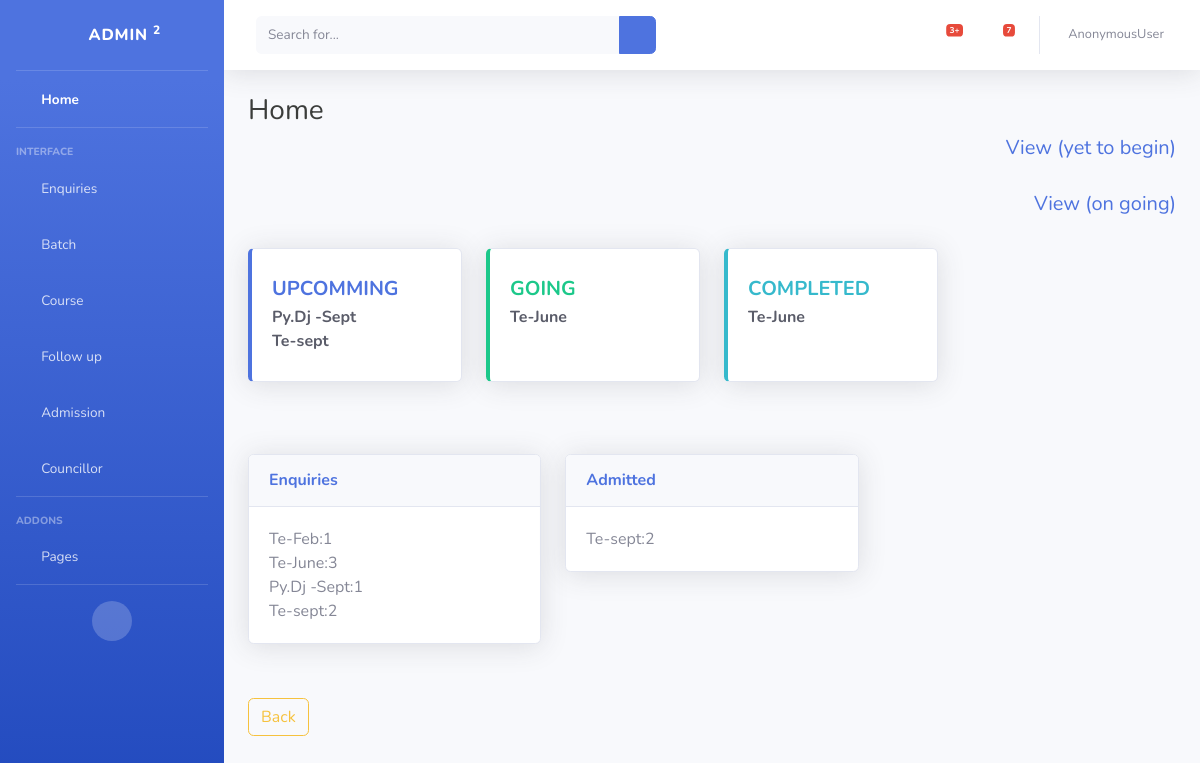
Page /enquiry/home on the committed database.
### enq/models.py (models this page shows, shortened)
class Batch(models.Model):
    Batch_code=models.CharField(max_length=120,unique=True)
    course_name=models.ForeignKey(Course,on_delete=models.CASCADE)
    Batch_Date=models.DateField()
    action=(('1','yet_to_begin'),
            ('2','started'),
            ('3','completed'))
    Batch_Status=models.CharField(max_length=120,choices=action)

### enq/views.py (the view)
# urls.py: path('home',DashBoard.as_view(),name="home"),
class DashBoard(TemplateView):
    model=Enquiry
    template_name = "enq/home.html"
    def get(self, request, *args, **kwargs):
        qs_yet=Enquiry.objects.filter(Batch_code__Batch_Status='1').values('Batch_code__Batch_Date','Batch_code__Batch_code').annotate(yet=(Count('enquiry_id')))
        qs_going=Enquiry.objects.filter(Batch_code__Batch_Status='2').values('Batch_code__Batch_Date','Batch_code__Batch_code').annotate(going=(Count('enquiry_id')))
        qs_complete=Enquiry.objects.filter(Batch_code__Batch_Status='2').values('Batch_code__Batch_Date','Batch_code__Batch_code').annotate(complete=(Count('enquiry_id')))
        qs=Enquiry.objects.filter(status='2',Batch_code__Batch_Status='1').values('Batch_code__Batch_Date','Batch_code__Batch_code').annotate(enq222=(Count('enquiry_id')))
        qs2=Enquiry.objects.all().values('Batch_code__Batch_Date','Batch_code__Batch_code','course__course_name').annotate(enqcount2=(Count('enquiry_id')))
        print(qs)
        context={}
        context["form"]=qs
        context["form2"]=qs2
        context["form3"]=qs_yet
        context["form4"]=qs_going
        context["form5"]=qs_complete
        return render(request, self.template_name, context)

### enq/templates/enq/home.html (shortened to what this page needs)
<!DOCTYPE html>
{% extends 'enq/base1.html' %}
{% block content %}
<h3>Home</h3>
<h5 align="right"><a href="{%url 'viewbatch' %}" >View (yet to begin)</a></h5><br>
<h5 align="right"><a href="{%url 'viewbatchgo' %}" >View (on going)</a></h5><br>
        <div class="row">
            <div class="col-xl-3 col-md-6 mb-4">
              <div class="card border-left-primary shadow h-100 py-2">
                <div class="card-body">
                  <div class="row no-gutters align-items-center">
                    <div class="col mr-2">
                      <div class=" h5 font-weight-bold text-primary text-uppercase mb-1">Upcomming</div>
                      {% for data in form3 %}
                        <div class="h8 mb-0 font-weight-bold text-gray-800">{{data.Batch_code__Batch_code}}</div>
                      {% endfor %}
                    </div>
                      <div class="col-auto">
                      <i class="fas fa-dollar-sign fa-2x text-gray-300">
                      </i>
                    </div>
                  </div>
                </div>
              </div>
            </div>
            <div class="col-xl-3 col-md-6 mb-4">
              <div class="card border-left-success shadow h-100 py-2">
                <div class="card-body">
                  <div class="row no-gutters align-items-center">
                    <div class="col mr-2">
                      <div class="h5 font-weight-bold text-success text-uppercase mb-1">Going</div>
                      {% for data in form4 %}
                        <div class="h8 mb-0 font-weight-bold text-gray-800">{{data.Batch_code__Batch_code}}</div>
                      {% endfor %}
                    </div>
                    <div class="col-auto">
                      <i class="fas fa-dollar-sign fa-2x text-gray-300"></i>
                    </div>
                  </div>
                </div>
              </div>
            </div>
            <div class="col-xl-3 col-md-6 mb-4">
              <div class="card border-left-info shadow h-100 py-2">
                <div class="card-body">
                  <div class="row no-gutters align-items-center">
                    <div class="col mr-2">
                      <div class="h5 font-weight-bold text-info text-uppercase mb-1">Completed</div>
                        {% for data in form4 %}
                        <div class="h8 mb-0 font-weight-bold text-gray-800">{{data.Batch_code__Batch_code}}</div>
                        {% endfor %}
                    </div>
                    <div class="col-auto">
                      <i class="fas fa-clipboard-list fa-2x text-gray-300"></i>
                    </div>
                  </div>
                </div>
              </div>
            </div>
            <div class="col-xl-3 col-md-6 mb-4">
            </div>
          </div><br><br>
        <div class="row">
            <div class="col-md-4">
              <div class="card shadow mb-4">
                <a href="#collapseCardExample" class="d-block card-header py-3" data-toggle="collapse" role="button" aria-expanded="true" aria-controls="collapseCardExample">
                  <h6 class="m-0 font-weight-bold text-primary">Enquiries</h6>
                </a>
                <div class="collapse show" id="collapseCardExample">
                  <div class="card-body">
                      {% for data in form2 %}
                        {{data.Batch_code__Batch_code}}:{{data.enqcount2}}<br>
                      {% endfor %}
                  </div>
                </div>
              </div>
            </div>
            <div class="col-md-4">
                <div class="card shadow mb-4">
                <a href="#collapseCardExample1" class="d-block card-header py-3" data-toggle="collapse" role="button" aria-expanded="true" aria-controls="collapseCardExample">
                  <h6 class="m-0 font-weight-bold text-primary">Admitted</h6>
                </a>
                <div class="collapse show" id="collapseCardExample1">
                  <div class="card-body">
                      {% for j in form %}
                        {{j.Batch_code__Batch_code}}:{{j.enq222}}<br>
                      {% endfor %}
                  </div>
                </div>
              </div>
            </div>
        </div>
<input type=button class="btn btn-outline-warning" style="margin-top: 30px;" value="Back" onClick="javascript:history.go(-1);">
{% endblock %}

### enq/templates/enq/home.html (style rules this page uses)
h3 { color:#3b3d3b; }

### rows in the picture
Batch: Batch_code__Batch_code "Py.Dj -Sept", enqcount2 "1"
Batch: Batch_code__Batch_code "Te-sept", enqcount2 "2", enq222 "2"
Batch: Batch_code__Batch_code "Te-June", enqcount2 "3"
Batch: Batch_code__Batch_code "Te-Feb", enqcount2 "1"

### other values in the picture
{{ request.user }} "AnonymousUser"
